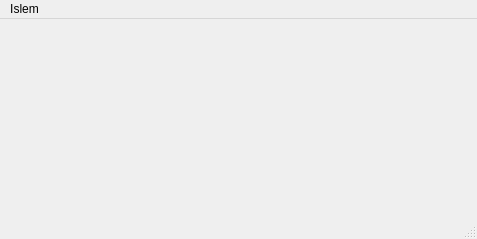
<?xml version="1.0" encoding="UTF-8"?>
<ui version="4.0">
 <class>SB_AnaMenu</class>
 <widget class="QMainWindow" name="SB_AnaMenu">
  <property name="geometry">
   <rect>
    <x>0</x>
    <y>0</y>
    <width>477</width>
    <height>239</height>
   </rect>
  </property>
  <property name="windowTitle">
   <string>Soru Bankasi</string>
  </property>
  <widget class="QWidget" name="centralwidget"/>
  <widget class="QMenuBar" name="menubar">
   <property name="geometry">
    <rect>
     <x>0</x>
     <y>0</y>
     <width>477</width>
     <height>22</height>
    </rect>
   </property>
   <widget class="QMenu" name="menuIslem">
    <property name="title">
     <string>Islem</string>
    </property>
    <addaction name="actionYeni_Soru_Ekle"/>
    <addaction name="actionSoru_Sec"/>
   </widget>
   <addaction name="menuIslem"/>
  </widget>
  <widget class="QStatusBar" name="statusbar"/>
  <action name="actionYeni_Soru_Ekle">
   <property name="text">
    <string>Yeni Soru Ekle</string>
   </property>
  </action>
  <action name="actionSoru_Sec">
   <property name="text">
    <string>Soru Sec</string>
   </property>
  </action>
 </widget>
 <resources/>
 <connections/>
</ui>
